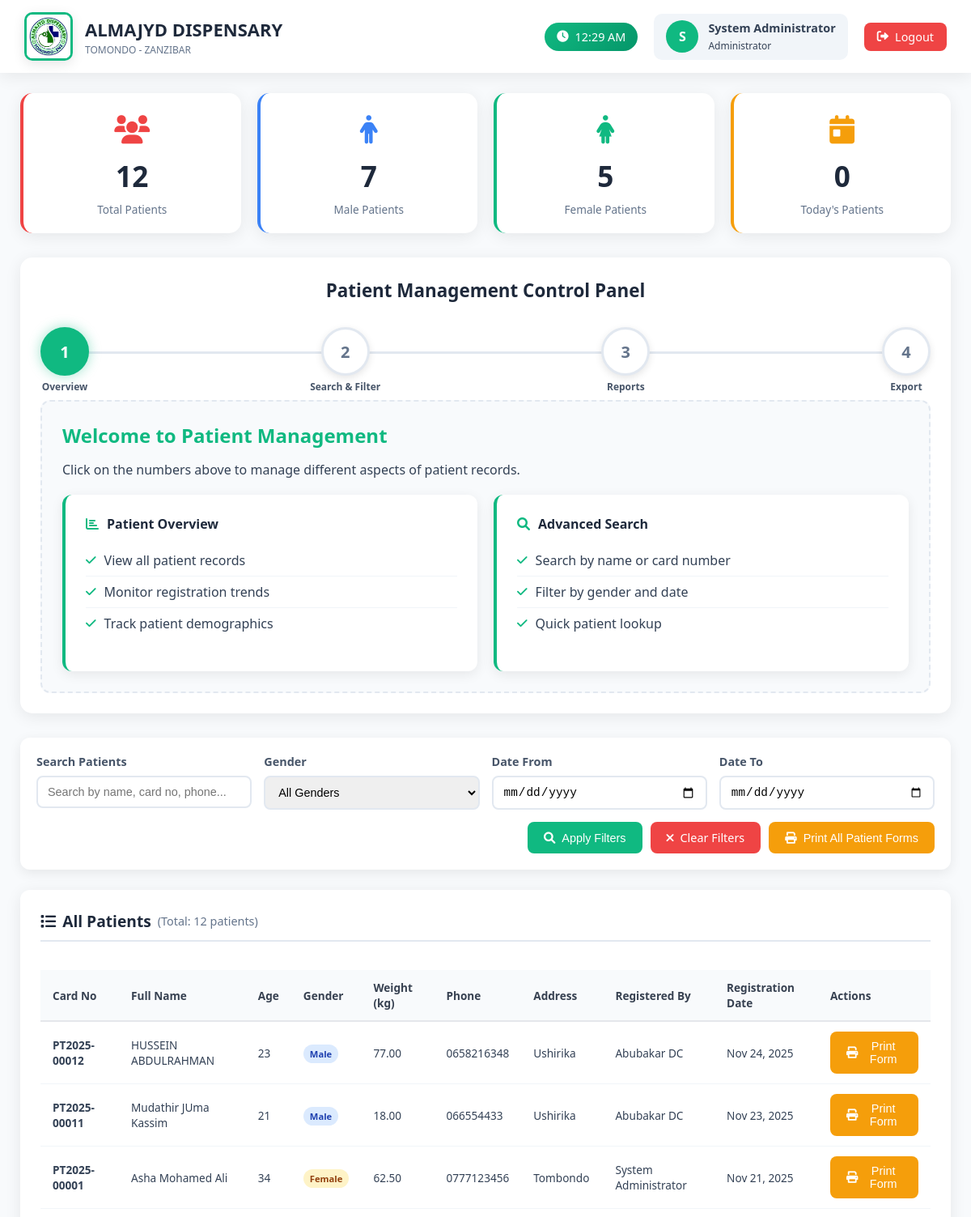
/admin/view_patients.php (signed in, upper part), run on an earlier commit of the app's database.
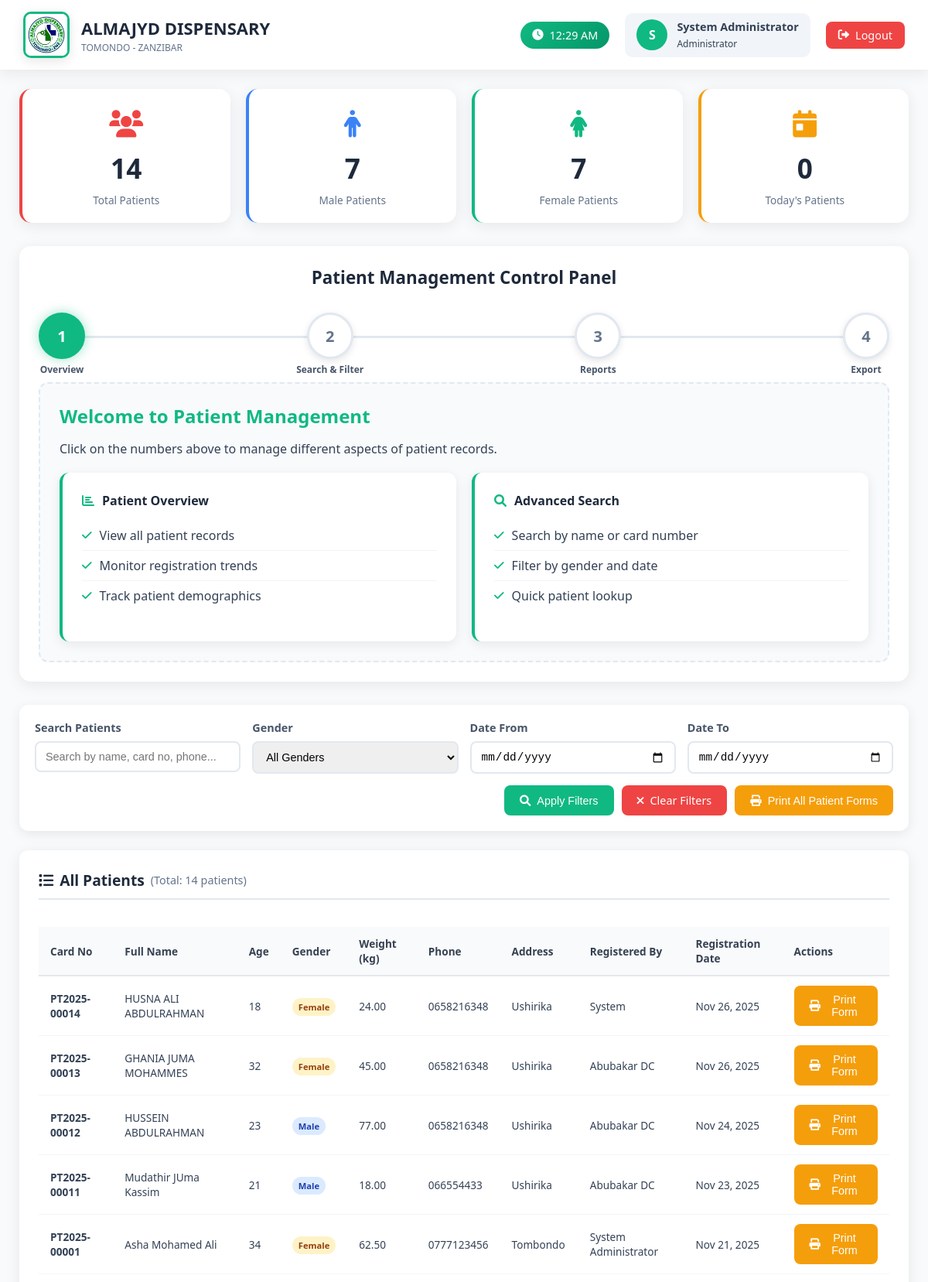
And on a later commit of the database.
### tables this page shows
CREATE TABLE `patients` (
  `id` int(11) NOT NULL,
  `card_no` varchar(50) NOT NULL,
  `full_name` varchar(100) NOT NULL,
  `address` text DEFAULT NULL,
  `age` int(11) DEFAULT NULL,
  `weight` decimal(5,2) DEFAULT NULL,
  `phone` varchar(20) DEFAULT NULL,
  `gender` enum('male','female') DEFAULT NULL,
  `created_by` int(11) DEFAULT NULL,
  `created_at` timestamp NOT NULL DEFAULT current_timestamp(),
  `patient_type` enum('standard','child','senior','emergency','follow_up') DEFAULT 'standard',
  `consultation_fee` decimal(10,2) DEFAULT 0.00
);

CREATE TABLE `users` (
  `id` int(11) NOT NULL,
  `username` varchar(50) NOT NULL,
  `password` varchar(255) NOT NULL,
  `email` varchar(100) DEFAULT NULL,
  `role` enum('admin','doctor','receptionist','laboratory','pharmacy','cashier') NOT NULL,
  `full_name` varchar(100) NOT NULL,
  `phone` varchar(20) DEFAULT NULL,
  `district` varchar(100) DEFAULT NULL,
  `region` varchar(100) DEFAULT NULL,
  `created_at` timestamp NOT NULL DEFAULT current_timestamp(),
  `status` enum('active','inactive') DEFAULT 'active',
  `permissions` text DEFAULT NULL,
  `last_login` timestamp NULL DEFAULT NULL
);

### admin/view_patients.php (the view, shortened to what the changed rows need)
<?php
require_once '../config.php';
$query = "SELECT p.*, u.full_name as created_by_name
          FROM patients p
          LEFT JOIN users u ON p.created_by = u.id
          WHERE 1=1";
$params = [];
$query .= " ORDER BY p.created_at DESC";
$stmt = $pdo->prepare($query);
$stmt->execute($params);
$patients = $stmt->fetchAll(PDO::FETCH_ASSOC);
$total_patients = count($patients);
$female_count = 0;
foreach ($patients as $patient) {
    if ($patient['gender'] == 'female') $female_count++;
}
?>
<!DOCTYPE html>
<html lang="en">
<head>
    <link rel="stylesheet" href="https://cdnjs.cloudflare.com/ajax/libs/font-awesome/6.0.0/css/all.min.css">
</head>
<body>
    <div class="topbar no-print">
        <div class="logo-section">
            <div class="clinic-info">
                <h1>ALMAJYD DISPENSARY</h1>
            </div>
        </div>
    </div>
    <div class="main">
        <div class="stats-grid no-print">
            <div class="stat-card patients">
                <div class="stat-icon">
                    <i class="fas fa-users"></i>
                </div>
                <div class="stat-number"><?php echo $total_patients; ?></div>
                <div class="stat-label">Total Patients</div>
            </div>
            <div class="stat-card female">
                <div class="stat-icon">
                    <i class="fas fa-female"></i>
                </div>
                <div class="stat-number"><?php echo $female_count; ?></div>
                <div class="stat-label">Female Patients</div>
            </div>
        </div>
        <div class="steps-container no-print">
            <h2 class="steps-title">Patient Management Control Panel</h2>
            <div class="content-area" id="content">
                <h2 style="color:#10b981; margin-bottom: 15px;">Welcome to Patient Management</h2>
            </div>
        </div>
        <div class="table-card no-print">
            <h3>
                <i class="fas fa-list"></i>
                All Patients
                <small style="font-size: 0.9rem; color: #64748b; font-weight: normal;">
                    (Total: <?php echo $total_patients; ?> patients)
                </small>
            </h3>
            <div class="table-responsive">
                <table class="simple-table">
                    <thead>
                        <tr>
                            <th>Card No</th>
                            <th>Full Name</th>
                            <th>Age</th>
                            <th>Gender</th>
                            <th>Weight (kg)</th>
                            <th>Phone</th>
                            <th>Address</th>
                            <th>Registered By</th>
                            <th>Registration Date</th>
                            <th>Actions</th>
                        </tr>
                    </thead>
                    <tbody>
                        <?php
                        $patients_data = $patients;
                        if (empty($patients_data)):
                        ?>
                        <tr>
                            <td colspan="10" style="text-align: center; padding: 20px; color: #64748b;">
                                <i class="fas fa-info-circle" style="font-size: 2rem; margin-bottom: 10px; display: block;"></i>
                                No patients found matching your criteria.
                            </td>
                        </tr>
                        <?php else: ?>
                            <?php foreach ($patients_data as $patient): ?>
                            <tr>
                                <td><strong><?php echo htmlspecialchars($patient['card_no']); ?></strong></td>
                                <td><?php echo htmlspecialchars($patient['full_name']); ?></td>
                                <td><?php echo $patient['age'] ?: 'N/A'; ?></td>
                                <td>
                                    <span class="badge <?php echo $patient['gender'] == 'male' ? 'badge-info' : 'badge-warning'; ?>">
                                        <?php echo $patient['gender'] ? ucfirst($patient['gender']) : 'N/A'; ?>
                                    </span>
                                </td>
                                <td><?php echo $patient['weight'] ?: 'N/A'; ?></td>
                                <td><?php echo $patient['phone'] ?: 'N/A'; ?></td>
                                <td><?php echo $patient['address'] ? htmlspecialchars(substr($patient['address'], 0, 30)) . (strlen($patient['address']) > 30 ? '...' : '') : 'N/A'; ?></td>
                                <td><?php echo $patient['created_by_name'] ?: 'System'; ?></td>
                                <td><?php echo date('M j, Y', strtotime($patient['created_at'])); ?></td>
                                <td>
                                    <button class="btn btn-warning btn-sm" onclick="printSingleForm('<?php echo $patient['card_no']; ?>')">
                                        <i class="fas fa-print"></i> Print Form
                                    </button>
                                </td>
                            </tr>
                            <?php endforeach; ?>
                        <?php endif; ?>
                    </tbody>
                </table>
            </div>
        </div>
    </div>
</body>
</html>

What changed in the data, as far as the page shows it:
added patients: card_no "PT2025-00014", full_name "HUSNA ALI ABDULRAHMAN", age "18", gender "Female", weight "24.00", phone "0658216348", address "Ushirika", created_by_name "System", created_at "Nov 26, 2025"
added patients: card_no "PT2025-00013", full_name "GHANIA JUMA MOHAMMES", age "32", gender "Female", weight "45.00", phone "0658216348", address "Ushirika", created_by.full_name "Abubakar DC", created_at "Nov 26, 2025"
Also different on the page:
$total_patients: "12" → "14"
$female_count: "5" → "7"
